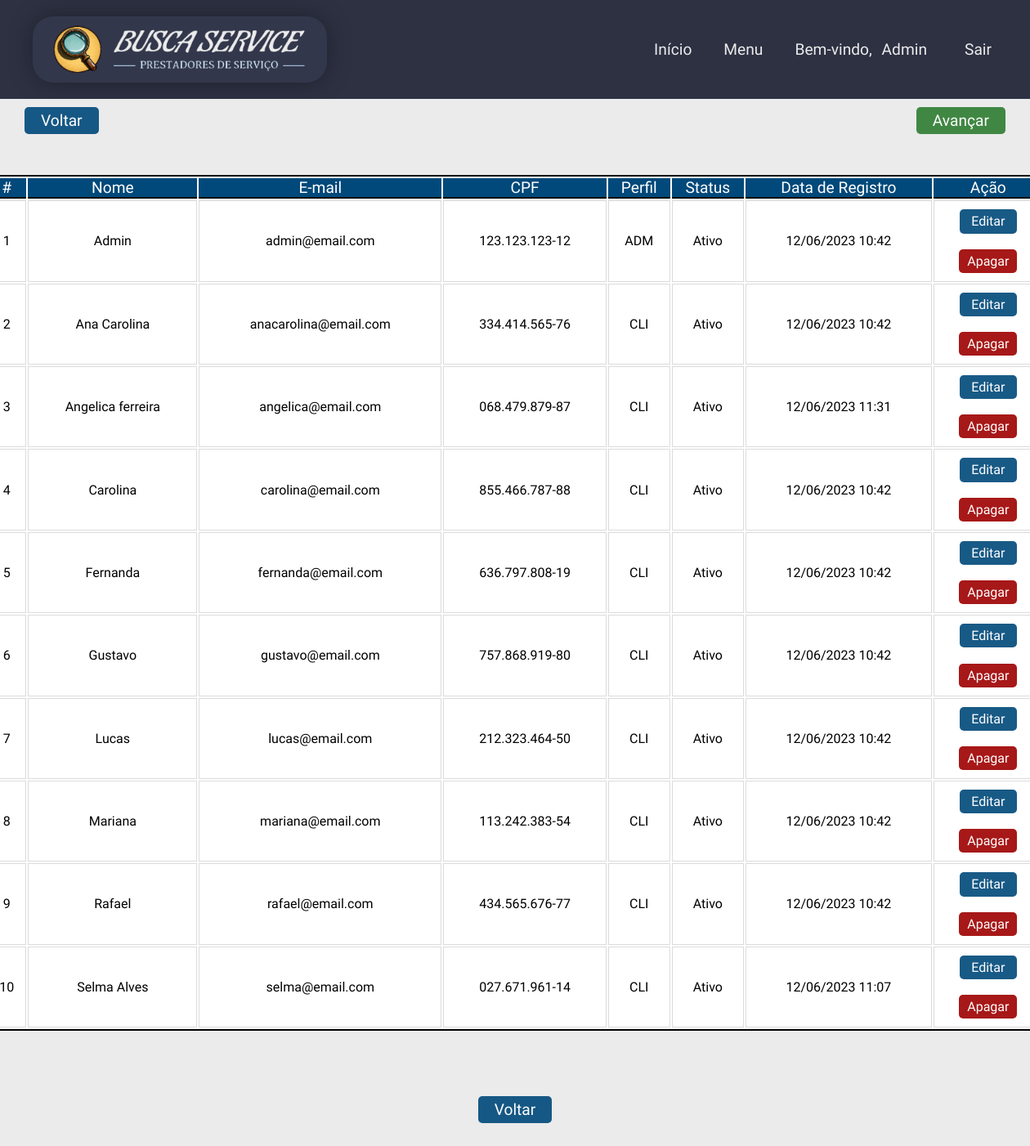
The app's page /app/views/usuario_admin_listcli.php (signed in) with its own data.
### tables this page shows
CREATE TABLE cliente (
  idcli INT(11) NOT NULL AUTO_INCREMENT,
  nome VARCHAR(45) NOT NULL,
  email VARCHAR(255) NOT NULL,
  senha VARCHAR(60) NOT NULL,
  cpf VARCHAR(14) NOT NULL,
  telefone VARCHAR(18) NOT NULL,
  cep VARCHAR(9) NOT NULL,
  estado VARCHAR(45) NOT NULL,
  cidade VARCHAR(45) NOT NULL,
  bairro VARCHAR(45) NOT NULL,
  perfil VARCHAR(3) NOT NULL DEFAULT 'CLI' COMMENT 'ADM=Administrador\\nPRO=Profissional\\nCLI=Cliente',
  status TINYINT(1) NOT NULL DEFAULT 1 COMMENT '\"0\" = Inativo / \"1\" = Ativo',
  dataregcli DATETIME NOT NULL DEFAULT CURRENT_TIMESTAMP(),
  PRIMARY KEY (idcli),
  UNIQUE KEY unique_cpf_cli (cpf)
  );

### app/views/usuario_admin_listcli.php (the view, shortened to what this page needs)
<?php
require_once 'layouts/site/header.php';
$dbh = Conexao::getInstance();
$query = "SELECT * FROM `busca_service`.`cliente` ORDER BY nome, dataregcli";
$stmt = $dbh->prepare($query);
$stmt->execute();
$rows = $stmt->fetchAll(PDO::FETCH_ASSOC);
?>
<body>
    <?php require_once 'layouts/admin/menu.php'; ?>
    <main class="bg_form">
    <?php require_once "botoes_navegacao.php"?>
        <div class="main_opc">
            <div class="main_stage">
                <div class="main_stage_content">
                    <article>
                        <header>
                            <table border="0" width="1300px" class="table">
                                <tr>
                                    <th>#</th>
                                    <th>Nome</th>
                                    <th>E-mail</th>
                                    <th>CPF</th>
                                    <th>Perfil</th>
                                    <th>Status</th>
                                    <th>Data de Registro</th>
                                    <th>Ação</th>
                                </tr>
                                <?php
                                if ($rows) {
                                    $count = 1;
                                    foreach ($rows as $row) { ?>
                                        <tr>
                                            <td><?= $count ?></td>
                                            <td><?= $row['nome'] ?></td>
                                            <td><?= $row['email'] ?></td>
                                            <td><?= $row['cpf'] ?></td>
                                            <td><?= $row['perfil'] ?></td>
                                            <td><?= ($row['status'] == '1' ? 'Ativo' : 'Inativo') ?></td>
                                            <td><?= date('d/m/Y H:i', strtotime($row['dataregcli'])) ?></td>
                                            <td>
                                                <a href="usuario_admin_updcli.php?idcli=<?= $row['idcli'] ?>" class="btn" id="edit">Editar</a>
                                                <form action="" method="post">
                                                    <button class="btn" name="botao" id="delete" value="deletar" onclick="return confirm('Deseja realmente excluir este cliente?');">Apagar</button>
                                                </form>
                                            </td>
                                        </tr>
                                    <?php $count++;
                                    }
                                } else { ?>
                                    <tr>
                                        <td colspan="8"><strong>Não existem clientes cadastrados.</strong></td>
                                    </tr>
                                <?php } ?>
                            </table>
                        </header>
                    </article>
                    <article>
                        <header>
                            <h2><a href="gerenciamento_admin_list.php" class="btn_volta">Voltar</a></h2>
                        </header>
                    </article>
                </div>
            </div>
    </main>
</body>
</html>

### app/views/assets/css/boot.css (style rules this page uses)
* { padding: 0; margin: 0; box-sizing: border-box; text-decoration: none; font-size: 1em; font-family: 'Ubuntu', sans-serif; }

### app/views/assets/css/style.css (style rules this page uses)
html { height: 100%; min-height: 100%; }
body { display: flex; flex-direction: column; min-height: 100%; }

### app/views/assets/css/lista.css (style rules this page uses)
.main_stage { width: 100%; }
.main_stage .main_stage_content { display: flex; max-width: 1300px; margin: 30px auto; display: flex; flex-wrap: wrap; padding: 20px 0; flex-basis: 100%; text-align: center; font-weight: 300; justify-content: center; }
.table { border: 2px solid black; background-color: #fff; }
.table tr th { font-weight: 500; font-size: 1.2em; background-color: rgb(0, 73, 122); color: #fff; border-bottom: 2px solid black; }
.table td { padding-bottom: 10px; padding-top: 10px; padding-left: 5px; padding-right: 5px; line-height: 1.2; border: 1px solid #dbdbdb; border-top: 1px solid #dbdbdb; background-color: #fff; }
.btn { margin: 0 auto; border-radius: 5px; border: none; color: #fff; padding: 5px 10px; opacity: 0.9; display: flex; align-items: center; }
#edit { display: flex; justify-content: center; background-color: rgb(0, 73, 122); width: 70px; }
#delete { background-color: rgb(158, 0, 0); }
.btn_volta { margin: 10vh auto; background-color: rgb(0, 73, 122); border-radius: 5px; border: none; color: #fff; font-size: 1.2em; font-weight: 400; padding: 5px 20px; opacity: 0.9; display: flex; align-items: center; }

### app/views/assets/css/formulario.css (style rules this page uses)
.bg_form { background-color: #ebebeb; }

### records on screen
cliente: nome "Admin", email "admin@email.com", cpf "123.123.123-12", perfil "ADM", status "Ativo", dataregcli "12/06/2023 10:42"
cliente: nome "Ana Carolina", email "anacarolina@email.com", cpf "334.414.565-76", perfil "CLI", status "Ativo", dataregcli "12/06/2023 10:42"
cliente: nome "Angelica ferreira", email "angelica@email.com", cpf "068.479.879-87", perfil "CLI", status "Ativo", dataregcli "12/06/2023 11:31"
cliente: nome "Carolina", email "carolina@email.com", cpf "855.466.787-88", perfil "CLI", status "Ativo", dataregcli "12/06/2023 10:42"
cliente: nome "Fernanda", email "fernanda@email.com", cpf "636.797.808-19", perfil "CLI", status "Ativo", dataregcli "12/06/2023 10:42"
cliente: nome "Gustavo", email "gustavo@email.com", cpf "757.868.919-80", perfil "CLI", status "Ativo", dataregcli "12/06/2023 10:42"
cliente: nome "Lucas", email "lucas@email.com", cpf "212.323.464-50", perfil "CLI", status "Ativo", dataregcli "12/06/2023 10:42"
cliente: nome "Mariana", email "mariana@email.com", cpf "113.242.383-54", perfil "CLI", status "Ativo", dataregcli "12/06/2023 10:42"
cliente: nome "Rafael", email "rafael@email.com", cpf "434.565.676-77", perfil "CLI", status "Ativo", dataregcli "12/06/2023 10:42"
cliente: nome "Selma Alves", email "selma@email.com", cpf "027.671.961-14", perfil "CLI", status "Ativo", dataregcli "12/06/2023 11:07"

### other values on screen
$primeiroNome "Admin"
